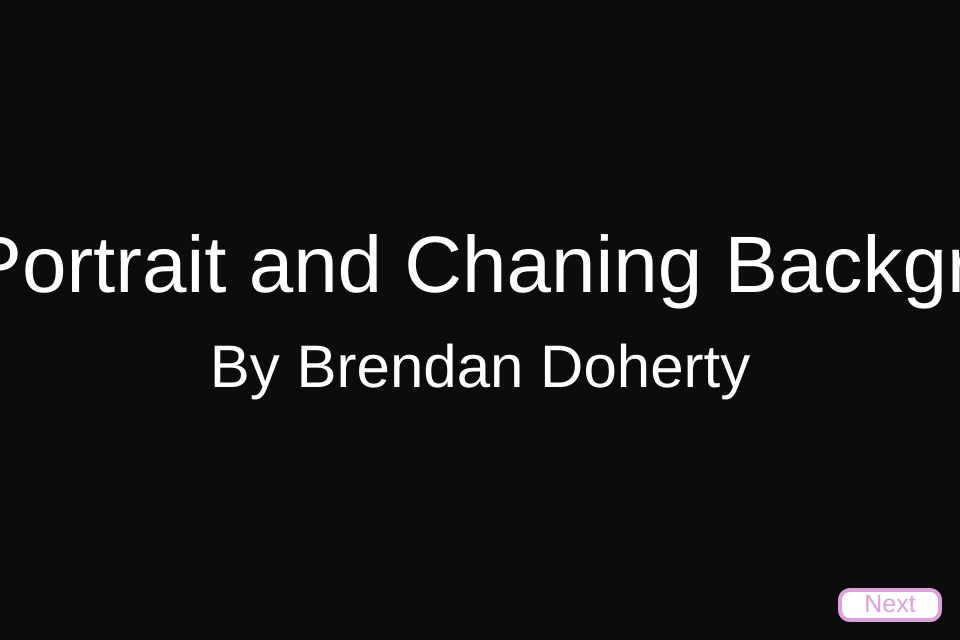
Frame 1 (no input)
Frame 60 (no input): identical to frame 1, image omitted
Frame 120 (the mouse pressed at the canvas centre since frame 60): identical to frame 1, image omitted

The p5.js sketch that drew this single still picture (run headless with seeded random() and noise() and a simulated clock; from frame 60 on, the mouse is pressed at the canvas centre):

// p5.js sketch
// ── sketch.js
/*
	final project pitch
	title
	description
	theme
	interaction
	grapics
*/

var currentSlide = 1;
var totalSlides = 5;

var nextBtnX = 960 - 120;
var nextBtnY = 640 - 50;

var backBtnX = 20;
var backBtnY = nextBtnY;

var btnW = 100;
var btnH = 30;


function setup() {
	createCanvas(960, 640);
}

function draw() {
	background(12);
	noStroke();
	
	// slides
	if (currentSlide == 1) {
		// title
		textSize(80);
		fill(255);
		textAlign(CENTER, CENTER);

		// fill in your own title
		text('Self Portrait and Chaning Background', width/2, height/2 - 50);
		textSize(60);
		text('By Brendan Doherty', width/2, height/2 + 50);
	
	} else if (currentSlide == 2) {
		// description, theme
		textAlign(LEFT);
		fill(255);
		textSize(50);
		text('Combining the Self Portrait and using some of the random background color changes used in exercise of pattern', 50, 100, width - 100);

	} else if (currentSlide == 3) {
		// describe the interaction
		textAlign(LEFT);
		fill(255);
		textSize(50);
		text('you can move the mouse up and down to make the mouth move', 50, 100, width - 100);
	} else if (currentSlide == 4) {
		// describe the graphics
		textAlign(LEFT);
		fill(255);
		textSize(50);
		text('You can click on the background to change the color', 50, 100, width - 100);

		circle(width/2, height/2, 100);
	} else if (currentSlide == 5) {


		square(width/2, height/2, 100);
	}

	// draw buttons
	if (currentSlide < totalSlides) {
		button(nextBtnX, nextBtnY, "Next");
	}

	if (currentSlide > 1) {
		button(backBtnX, backBtnY, "Back");
	}
	
}

// displaying button
function button(x, y, displayText) {

	// draw buttons
	stroke('plum');
	fill(255);
	
	if (mouseX > x && mouseX < x + btnW &&
		mouseY > y && mouseY < y + btnH) {
		fill('yellow');

		if (mouseIsPressed) {
			stroke('yellow');
		}
	}
	
	strokeWeight(4);
	rect(x, y, btnW, btnH, 10);

	noStroke();
	fill('plum');
	textSize(25);
	textAlign(CENTER, CENTER);
	text(displayText, x, y, btnW, btnH);

}

function mousePressed() {
	// over the next button
	if (mouseX > nextBtnX && mouseX < nextBtnX + btnW &&
		mouseY > nextBtnY && mouseY < nextBtnY + btnH) {
		if (currentSlide < totalSlides) {
			currentSlide++;
		}
	}

	// over the back button
	if (mouseX > backBtnX && mouseX < backBtnX + btnW &&
		mouseY > backBtnY && mouseY < backBtnY + btnH) {
		if (currentSlide > 1) {
			currentSlide--;
		}
	}
}

function keyPressed() {
	if (keyCode == 39) { // right arrow
		if (currentSlide < totalSlides) {
			currentSlide++;
		}
	}

	if (keyCode == 37) { // left arrow
		if (currentSlide > 1) {
			currentSlide--;
		}
	}
}
